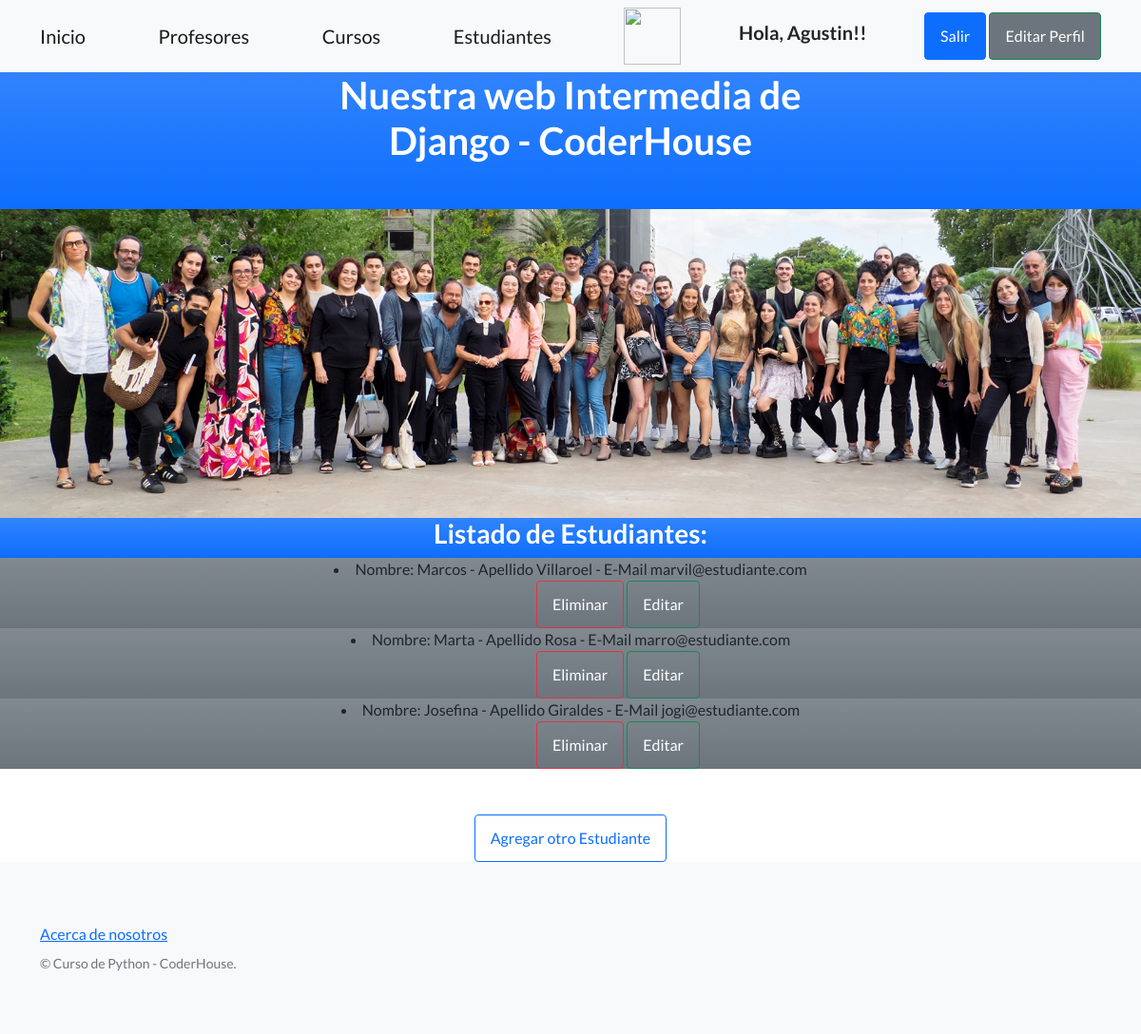
The page /AppCoder/Estudiantes (signed in) on the database its author committed.
### AppCoder/models.py (models this page shows)
class Estudiante(models.Model):
    nombre= models.CharField(max_length=30)
    apellido= models.CharField(max_length=30)
    email= models.EmailField()
    def __str__(self):
        return f"Nombre: {self.nombre} - Apellido {self.apellido} - E-Mail {self.email}"

### AppCoder/views.py (the view)
# urls.py: path('Estudiantes', views.estudiantes, name="Estudiantes"),
def estudiantes(request):
      estudiantes = Estudiante.objects.all() #trae todos los profesores
      contexto= {"estudiantes":estudiantes}
      return render(request, "AppCoder/Estudiantes.html",contexto)

### AppCoder/templates/AppCoder/Estudiantes.html (shortened to what this page needs)
{% extends "AppCoder/padre.html" %}
{% load static %}
{% block contenidoQueCambia %}
    <img src="../../../media/Estudiantes2.jpg" class="img-fluid">
    <div class="container-fluid">
        <div class="row justify-content-center bg-gradient bg-primary">
            <div class="col-xl-6">
                <div class="text-center text-white">
                    <h3>Listado de Estudiantes:</h3>
                </div>
            </div>
        </div>
    </div>
    {% for p in estudiantes %}
        <div class="text-center bg-secondary bg-gradient">
            <li>{{p}}</li>
            <div class="offset-1">
                <button:focus:not>
                    <a class="btn btn-outline-danger text-white" href="{% url 'EliminarEstudiante' p.nombre %}"> Eliminar</a>
                    <a class="btn btn-outline-success text-white" href="{% url 'EditarEstudiante' p.nombre %}"> Editar</a>
             </div>
        </div>
    {% endfor %}
    <br>
    <br>
    <div class="text-center">
        <button:focus:not>
        <a class="btn btn-outline-primary" :focus :hover href="agregarEstudiante">Agregar otro Estudiante</a>
    </div>
{% endblock %}

### AppCoder/templates/AppCoder/padre.html (shortened to what this page needs)
<!DOCTYPE html>
<html lang="en">
    <head>
        {% load static %}
        <link href="https://cdn.jsdelivr.net/npm/bootstrap-icons@1.5.0/font/bootstrap-icons.css" rel="stylesheet" type="text/css" />
        <link href="{%static 'AppCoder/css/styles.css' %}" rel="stylesheet" />
    </head>
    <body>
        <nav class="navbar navbar-light bg-light static-top">
            <div class="container">
                <a class="navbar-brand" href="{% url 'Inicio' %}">Inicio</a>
                <a class="navbar-brand" href="{% url 'Profesores' %}">Profesores</a>
                <a class="navbar-brand" href="{% url 'Cursos' %}">Cursos</a>
                <a class="navbar-brand" href="{% url 'Estudiantes' %}">Estudiantes</a>
                {% if request.user.is_authenticated %}
                <img src="{{url}}" style="height: 60px; width: 60px;">
                <h5 class="text-left">Hola, {{user.username}}!! </h5>
                <button:focus:not><a class="btn btn-primary" href="{% url 'logout' %}">Salir</a></button>
                <button:focus:not><a class="btn btn-secondary btn-outline-success text-white" href="{% url 'EditarPerfil' %}">Editar Perfil</a></button>
                {% endif %}
            </div>
        </nav>
        <header class="bg-primary bg-gradient">
            <div class="container position-relative">
                <div class="row justify-content-center">
                    <div class="col-xl-6">
                        <div class="text-center text-white">
                            <h1 class="mb-5">Nuestra web Intermedia de Django - CoderHouse</h1>
                        </div>
                    </div>
                </div>
            </div>
        </header>
        {% block contenidoQueCambia %}
        {% endblock %}
        <footer class="footer bg-light">
            <div class="container">
                <div class="row">
                    <div class="col-lg-6 h-100 text-center text-lg-start my-auto">
                        <ul class="list-inline mb-2">
                            <li class="list-inline-item"><a href="{% url 'About' %}">Acerca de nosotros</a></li>
                        </ul>
                        <p class="text-muted small mb-4 mb-lg-0">&copy; Curso de Python - CoderHouse.</p>
                    </div>
                </div>
            </div>
        </footer>
    </body>
</html>

### rows shown on the page
Estudiante: nombre+apellido+email "Nombre: Marcos - Apellido Villaroel - E-Mail marvil@estudiante.com"
Estudiante: nombre+apellido+email "Nombre: Marta - Apellido Rosa - E-Mail marro@estudiante.com"
Estudiante: nombre+apellido+email "Nombre: Josefina - Apellido Giraldes - E-Mail jogi@estudiante.com"

### other values the page prints
{{ user.username }} "Agustin"
